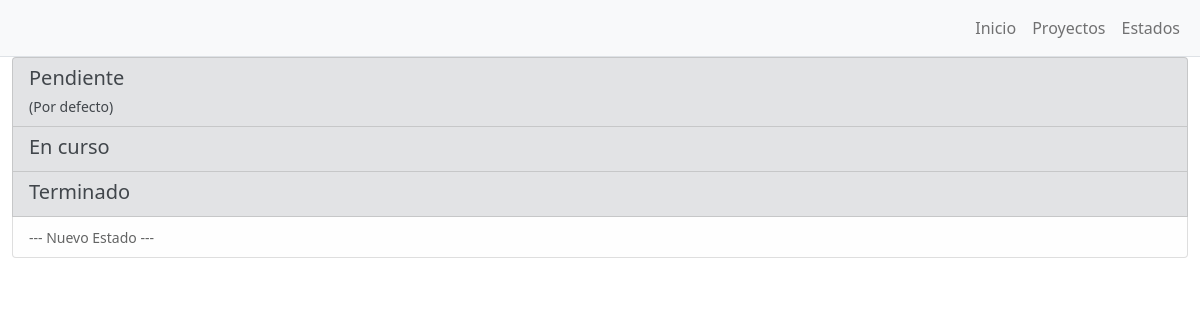
/apptodo/estados/, run on an earlier commit of the app's database.
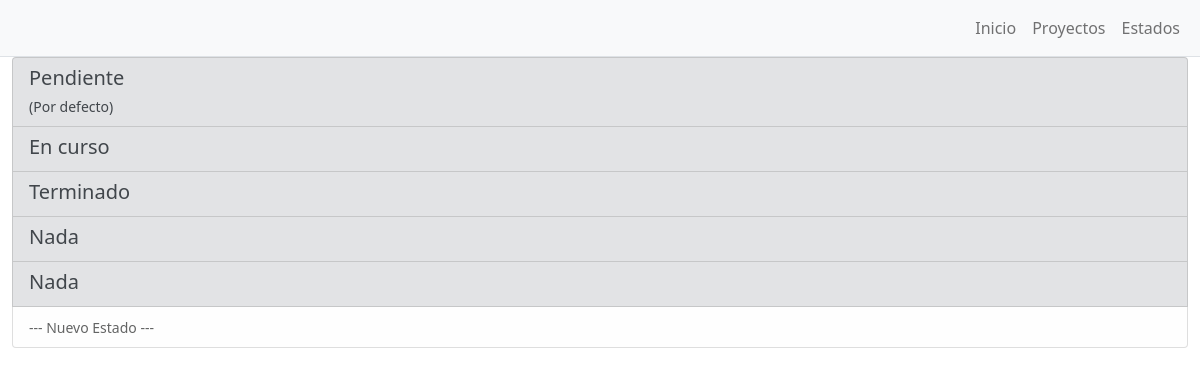
And on a later commit of the database.
### apptodo/models.py (models this page shows)
class Estado(models.Model):
    Titulo=models.CharField(max_length=30)
    PorDefecto=models.BooleanField(default=0)

### apptodo/views.py (the view)
# urls.py: path('estados/', Estados, name="estados"),
def Estados(request):
    estados=Estado.objects.all()
    return render(request, "estados.html", {"estados":estados})

### apptodo/templates/estados.html (shortened to what this page needs)
{% extends 'base.html' %}
{% load static %}
{% block contenido %}
<div class="container-fluid">
    <div class="list-group">
    {% for estado in estados %}
        <a href="#" class="list-group-item list-group-item-secondary" aria-current="true">
            <div class="d-flex w-100 justify-content-between">
            <h5 class="mb-1">{{estado.Titulo}}</h5>
            </div>
            <small>{% if estado.PorDefecto == 1 %} (Por defecto) {% endif %}</small>
        </a>
    {% endfor %}
    <a href="{% url 'crearEstados' %}" class="list-group-item list-group-item-light" aria-current="true">
        <small>--- Nuevo Estado ---</small>
    </a>
    </div>
</div>
{% endblock %}

### apptodo/templates/base.html (shortened to what this page needs)
{% load static %}
<!DOCTYPE html>
<html lang="en">
    <head>
        <link href="{% static 'css/styles.css' %}" rel="stylesheet" />
    </head>
    <body>
        <div class="d-flex" id="wrapper">
            <div id="page-content-wrapper">
                <nav class="navbar navbar-expand-lg navbar-light bg-light border-bottom">
                    <div class="container-fluid">
                        <div class="collapse navbar-collapse" id="navbarSupportedContent">
                            <ul class="navbar-nav ms-auto mt-2 mt-lg-0">
                                <li class="nav-item active"><a class="nav-link" href="{% url 'inicio' %}">Inicio</a></li>
                                <li class="nav-item active"><a class="nav-link" href="{% url 'proyectos' %}">Proyectos</a></li>
                                <li class="nav-item active"><a class="nav-link" href="{% url 'estados' %}">Estados</a></li>
                            </ul>
                        </div>
                    </div>
                </nav>
                {% block contenido %}
                {% endblock %}
            </div>
        </div>
    </body>
</html>

What changed in the data, as far as the page shows it:
added Estado: Titulo "Nada"
added Estado: Titulo "Nada"
